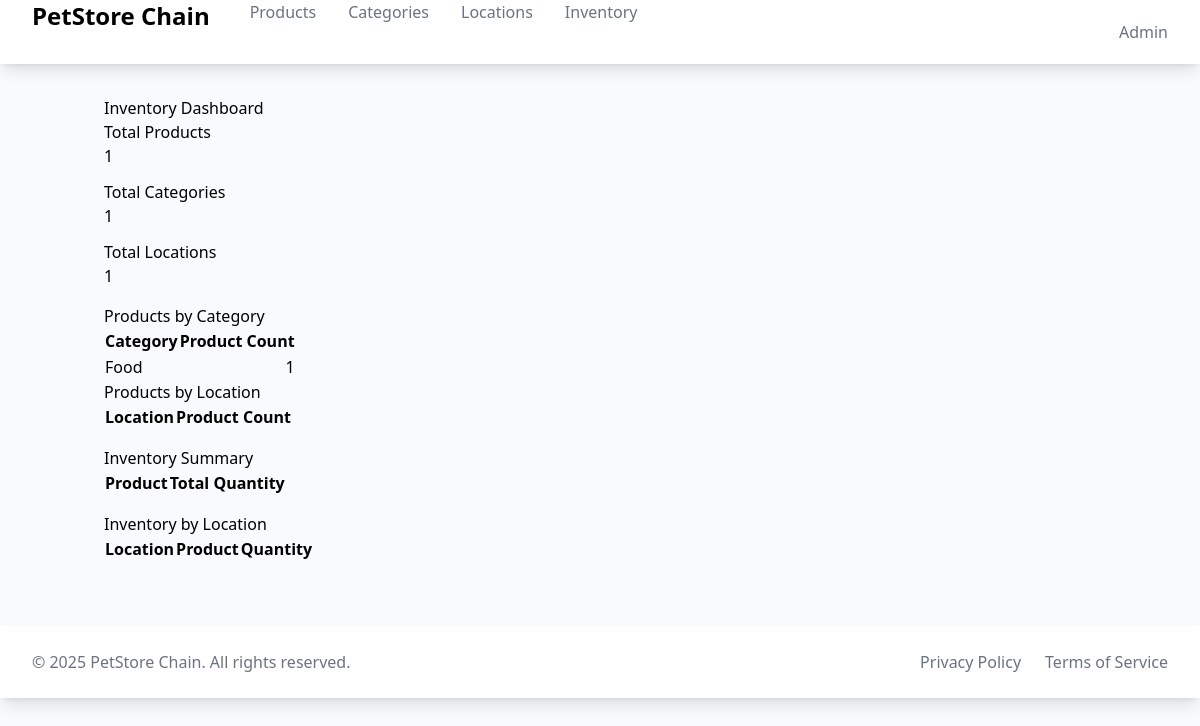
/inventory/, run on an earlier commit of the app's database.
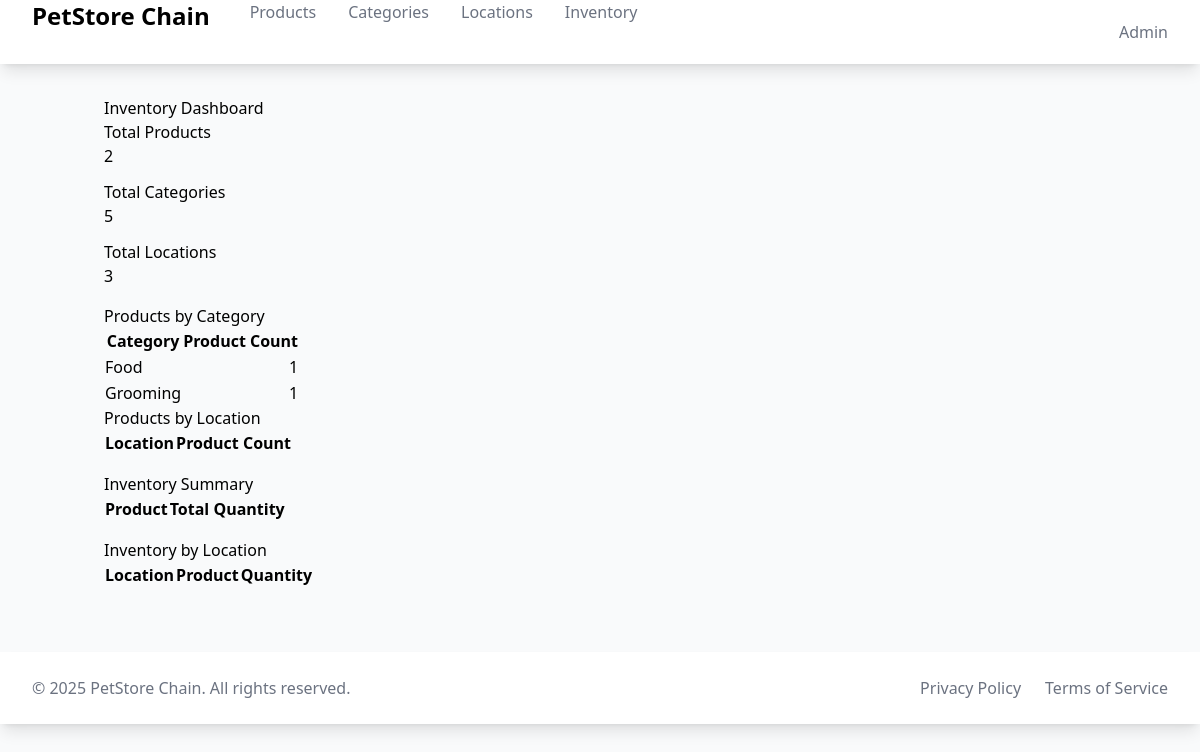
And on a later commit of the database.
### products/models.py (models this page shows, shortened)
class Category(models.Model):
    name = models.CharField(max_length=100)
    description = models.TextField(blank=True)

### inventory/views.py (the view)
# urls.py: path('', views.InventoryDashboardView.as_view(), name='dashboard'),
class InventoryDashboardView(TemplateView):
    template_name = 'inventory/dashboard.html'
    def get_context_data(self, **kwargs):
        context = super().get_context_data(**kwargs)
        context['title'] = 'Inventory Dashboard'
        from products.models import Product, Category
        from locations.models import Location
        context['total_products'] = Product.objects.count()
        context['total_categories'] = Category.objects.count()
        context['total_locations'] = Location.objects.count()
        context['products_by_category'] = (
            Product.objects.values('category__name')
            .annotate(count=Count('id'))
            .order_by('category__name')
        )
        context['products_by_location'] = (
            Inventory.objects.values('location__name')
            .annotate(product_count=Count('product', distinct=True))
            .order_by('location__name')
        )
        context['inventory_summary'] = (
            Inventory.objects.values('product__name')
            .annotate(total_quantity=Sum('quantity'))
            .order_by('product__name')
        )
        context['location_distribution'] = (
            Inventory.objects.values('location__name', 'product__name')
            .annotate(total_quantity=Sum('quantity'))
            .order_by('location__name', 'product__name')
        )
        return context

### inventory/templates/inventory/dashboard.html (shortened to what this page needs)
{% extends "base.html" %}
{% block content %}
<div class="container">
    <h1>{{ title }}</h1>
    <div class="row mb-4">
        <div class="col-md-4">
            <div class="card bg-primary mb-3">
                <div class="card-body text-dark">
                    <h5 class="card-title">Total Products</h5>
                    <p class="card-text display-4">{{ total_products }}</p>
                </div>
            </div>
        </div>
        <div class="col-md-4">
            <div class="card bg-success mb-3">
                <div class="card-body text-dark">
                    <h5 class="card-title">Total Categories</h5>
                    <p class="card-text display-4">{{ total_categories }}</p>
                </div>
            </div>
        </div>
        <div class="col-md-4">
            <div class="card bg-info mb-3">
                <div class="card-body text-dark">
                    <h5 class="card-title">Total Locations</h5>
                    <p class="card-text display-4">{{ total_locations }}</p>
                </div>
            </div>
        </div>
    </div>
    <div class="row mb-4">
        <div class="col-md-6">
            <div class="card">
                <div class="card-body">
                    <h5 class="card-title">Products by Category</h5>
                    <table class="table table-striped">
                        <thead>
                            <tr>
                                <th>Category</th>
                                <th class="text-end">Product Count</th>
                            </tr>
                        </thead>
                        <tbody>
                            {% for item in products_by_category %}
                            <tr>
                                <td>{{ item.category__name }}</td>
                                <td class="text-end">{{ item.count }}</td>
                            </tr>
                            {% endfor %}
                        </tbody>
                    </table>
                </div>
            </div>
        </div>
        <div class="col-md-6">
            <div class="card">
                <div class="card-body">
                    <h5 class="card-title">Products by Location</h5>
                    <table class="table table-striped">
                        <thead>
                            <tr>
                                <th>Location</th>
                                <th class="text-end">Product Count</th>
                            </tr>
                        </thead>
                    </table>
                </div>
            </div>
        </div>
    </div>
    <div class="row mb-4">
        <div class="col-md-12">
            <div class="card">
                <div class="card-body">
                    <h5 class="card-title">Inventory Summary</h5>
                    <table class="table table-striped">
                        <thead>
                            <tr>
                                <th>Product</th>
                                <th class="text-end">Total Quantity</th>
                            </tr>
                        </thead>
                    </table>
                </div>
            </div>
        </div>
    </div>
    <div class="row">
        <div class="col-md-12">
            <div class="card">
                <div class="card-body">
                    <h5 class="card-title">Inventory by Location</h5>
                    <table class="table table-striped">
                        <thead>
                            <tr>
                                <th>Location</th>
                                <th>Product</th>
                                <th class="text-end">Quantity</th>
                            </tr>
                        </thead>
                    </table>
                </div>
            </div>
        </div>
    </div>
</div>
{% endblock %}

What changed in the data, as far as the page shows it:
added Category: category__name "Grooming", count "1"
Also different on the page:
{{ total_products }}: "1" → "2"
{{ total_categories }}: "1" → "5"
{{ total_locations }}: "1" → "3"
